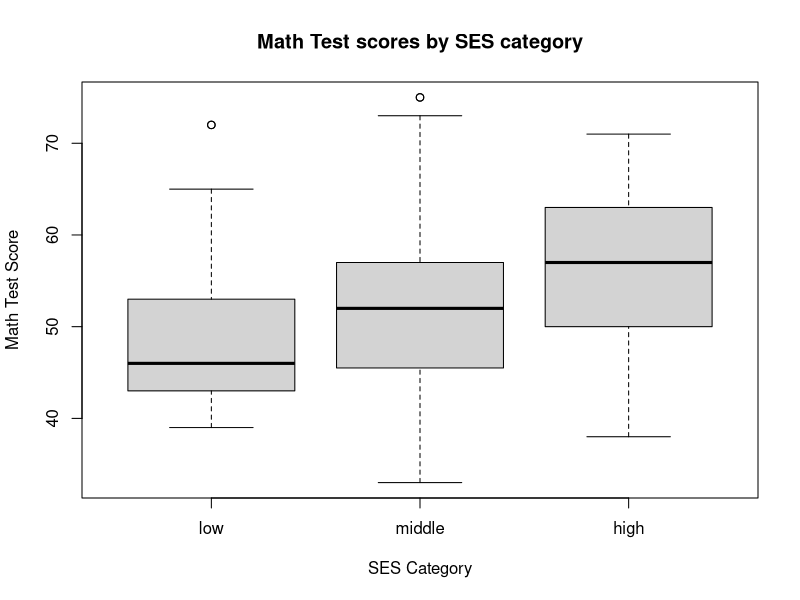

Write R code to recreate this figure.
## ---- chunk 1
library(here)
## ---- chunk 2
hsb2 <- read.csv(here("Data", "hsb2.csv"))
## ---- chunk 3
hsb2$ses <- factor(hsb2$ses,
                   levels = c(1:3),
                   labels = c("low", "middle", "high"),
                   ordered = TRUE)

boxplot(hsb2$math ~ hsb2$ses,
        xlab = "SES Category",
        ylab = "Math Test Score",
        main = "Math Test scores by SES category")
## ---- chunk 4
tapply(hsb2$math, hsb2$ses, fivenum)
tapply(hsb2$math, hsb2$ses, mean)
tapply(hsb2$math, hsb2$ses, sd)
